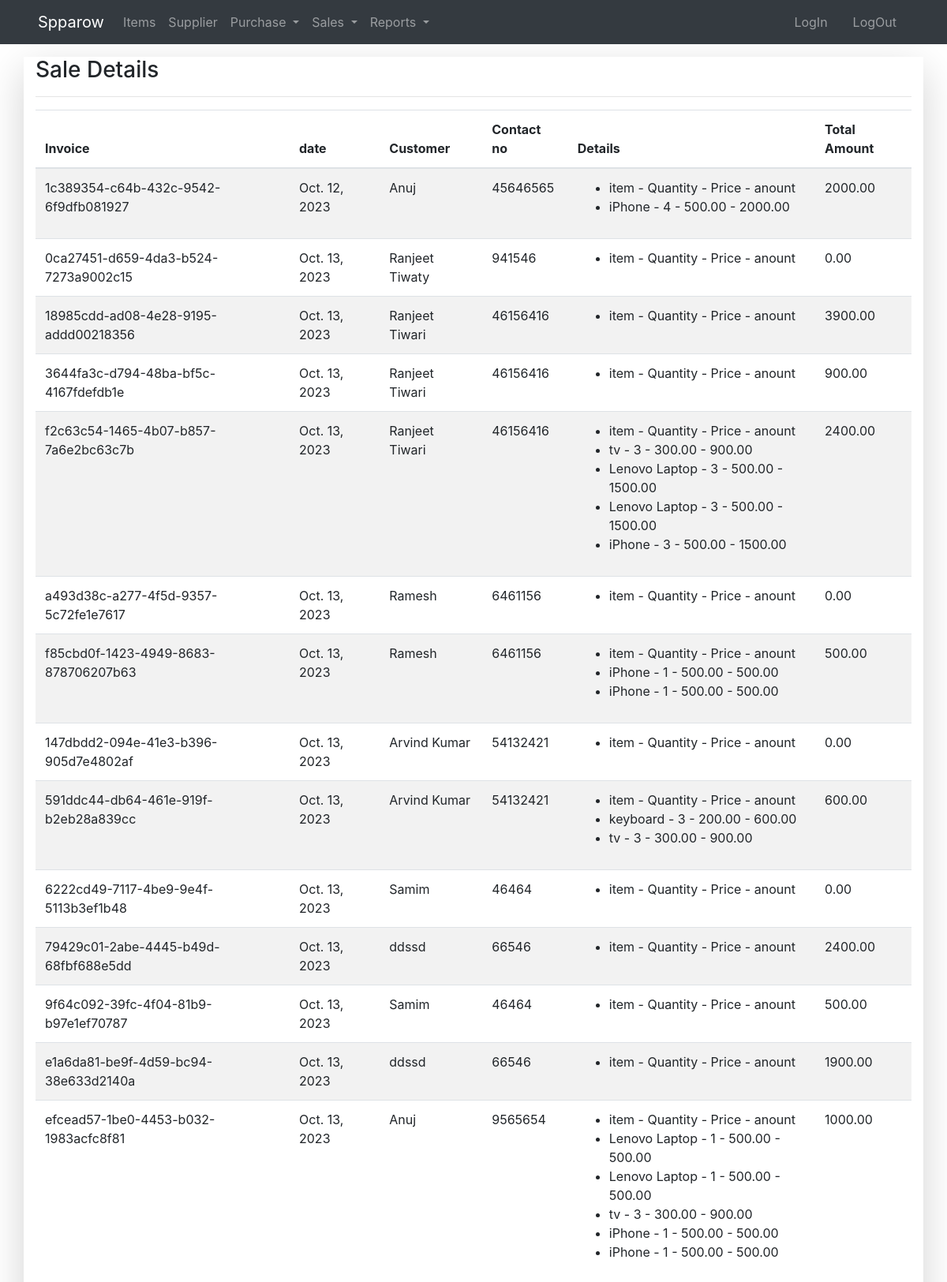
The app's page /sale/sale-details (upper part) with its own data.
### inventry_app/models.py (models this page shows, shortened)
class Sale(models.Model):
    customer = models.CharField(max_length=50)
    contact_no= models.CharField(max_length=11)
    invoice_no = models.CharField( max_length=10)
    datetime = models.DateField(default=timezone.now())
    total_amount = models.DecimalField(max_digits=10, decimal_places=2)

class SaleDetail(models.Model):
    sale =models.ForeignKey(Sale,on_delete=models.CASCADE)
    item = models.ForeignKey(Item, on_delete=models.CASCADE)
    quantity = models.PositiveIntegerField()
    price = models.DecimalField(max_digits=10, decimal_places=2)
    amount = models.DecimalField(max_digits=10, decimal_places=2)

class Item(models.Model):
    item_code = models.CharField(max_length=20)
    name = models.CharField(max_length=100)
    price = models.DecimalField(max_digits=10, decimal_places=2)
    def __str__(self):
        return self.name

### inventry_app/views.py (the view)
# urls.py: path('sale/sale-details',views.sale_details,name="sale_details"),
def sale_details(request):
    all_data = Sale.objects.prefetch_related('saledetail_set').all()
    return render(request, 'dashboard/sale_details.html', {'data': all_data})

### templates/dashboard/sale_details.html (shortened to what this page needs)
{% extends "partials/base.html" %}
{% block content %}
<div class="container mt-3 shadow-lg">
    <h3>Sale Details</h3>
    <hr>
<table class="table table-striped">
    <thead>
        <tr>
            <th>Invoice</th>
            <th>date</th>
            <th>Customer</th>
            <th>Contact no</th>
            <th>Details</th>
            <th>Total Amount</th>
        </tr>
    </thead>
    <tbody>
        {% for sale in data %}
            <tr>
                <td>{{ sale.invoice_no }}</td>
                <td>{{ sale.datetime }}</td>
                <td>{{ sale.customer }}</td>
                <td>{{ sale.contact_no }}</td>
                <td>
                    <ul>
                        <li>  item   -   Quantity  -   Price - anount</li>
                         {% for saledetail in sale.saledetail_set.all %}
                            <li>{{ saledetail.item }} - {{ saledetail.quantity}} - {{ saledetail.price }} - {{ saledetail.amount }}</li>
                    {% endfor %}
                    </ul>
                </td>
                <td>{{ sale.total_amount}}</td>
            </tr>
        {% endfor %}
    </tbody>
</table>
    </div>
{% endblock content %}

### records on screen
Sale: invoice_no "1c389354-c64b-432c-9542-6f9dfb081927", datetime "Oct. 12, 2023", customer "Anuj", contact_no "45646565", total_amount "2000.00"
SaleDetail: item "iPhone", quantity "4", price "500.00", amount "2000.00"
Sale: invoice_no "0ca27451-d659-4da3-b524-7273a9002c15", datetime "Oct. 13, 2023", customer "Ranjeet Tiwaty", contact_no "941546", total_amount "0.00"
Sale: invoice_no "18985cdd-ad08-4e28-9195-addd00218356", datetime "Oct. 13, 2023", customer "Ranjeet Tiwari", contact_no "46156416", total_amount "3900.00"
Sale: invoice_no "3644fa3c-d794-48ba-bf5c-4167fdefdb1e", datetime "Oct. 13, 2023", customer "Ranjeet Tiwari", contact_no "46156416", total_amount "900.00"
Sale: invoice_no "f2c63c54-1465-4b07-b857-7a6e2bc63c7b", datetime "Oct. 13, 2023", customer "Ranjeet Tiwari", contact_no "46156416", total_amount "2400.00"
SaleDetail: item "tv", quantity "3", price "300.00", amount "900.00"
SaleDetail: item "Lenovo Laptop", quantity "3", price "500.00", amount "1500.00"
SaleDetail: item "Lenovo Laptop", quantity "3", price "500.00", amount "1500.00"
SaleDetail: item "iPhone", quantity "3", price "500.00", amount "1500.00"
Sale: invoice_no "a493d38c-a277-4f5d-9357-5c72fe1e7617", datetime "Oct. 13, 2023", customer "Ramesh", contact_no "6461156", total_amount "0.00"
Sale: invoice_no "f85cbd0f-1423-4949-8683-878706207b63", datetime "Oct. 13, 2023", customer "Ramesh", contact_no "6461156", total_amount "500.00"
SaleDetail: item "iPhone", quantity "1", price "500.00", amount "500.00"
SaleDetail: item "iPhone", quantity "1", price "500.00", amount "500.00"
Sale: invoice_no "147dbdd2-094e-41e3-b396-905d7e4802af", datetime "Oct. 13, 2023", customer "Arvind Kumar", contact_no "54132421", total_amount "0.00"
Sale: invoice_no "591ddc44-db64-461e-919f-b2eb28a839cc", datetime "Oct. 13, 2023", customer "Arvind Kumar", contact_no "54132421", total_amount "600.00"
SaleDetail: item "keyboard", quantity "3", price "200.00", amount "600.00"
SaleDetail: item "tv", quantity "3", price "300.00", amount "900.00"
Sale: invoice_no "6222cd49-7117-4be9-9e4f-5113b3ef1b48", datetime "Oct. 13, 2023", customer "Samim", contact_no "46464", total_amount "0.00"
Sale: invoice_no "79429c01-2abe-4445-b49d-68fbf688e5dd", datetime "Oct. 13, 2023", customer "ddssd", contact_no "66546", total_amount "2400.00"
Sale: invoice_no "9f64c092-39fc-4f04-81b9-b97e1ef70787", datetime "Oct. 13, 2023", customer "Samim", contact_no "46464", total_amount "500.00"
Sale: invoice_no "e1a6da81-be9f-4d59-bc94-38e633d2140a", datetime "Oct. 13, 2023", customer "ddssd", contact_no "66546", total_amount "1900.00"
Sale: invoice_no "efcead57-1be0-4453-b032-1983acfc8f81", datetime "Oct. 13, 2023", customer "Anuj", contact_no "9565654", total_amount "1000.00"
SaleDetail: item "Lenovo Laptop", quantity "1", price "500.00", amount "500.00"
SaleDetail: item "Lenovo Laptop", quantity "1", price "500.00", amount "500.00"
SaleDetail: item "tv", quantity "3", price "300.00", amount "900.00"
SaleDetail: item "iPhone", quantity "1", price "500.00", amount "500.00"
SaleDetail: item "iPhone", quantity "1", price "500.00", amount "500.00"
